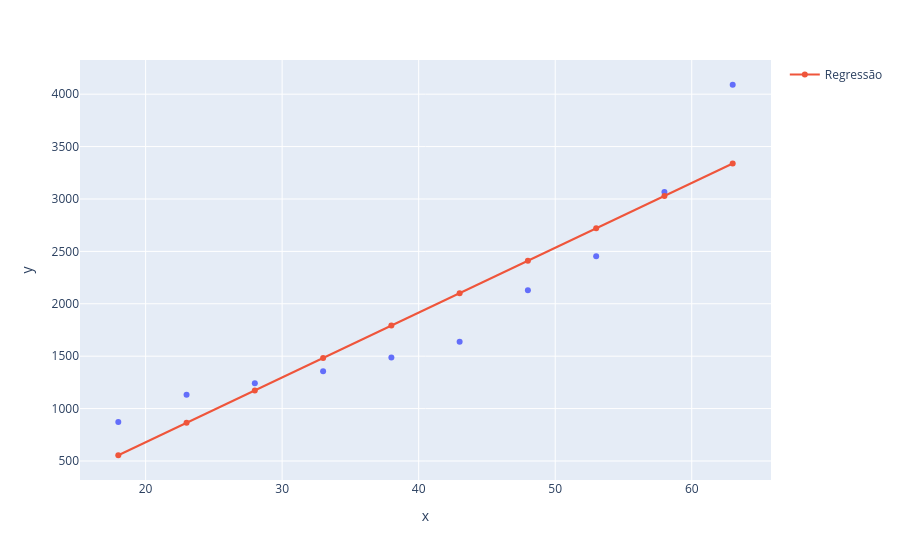

Here is the notebook cell this chart was saved with:
### Code cell
grafico = px.scatter(x = X_plano_saude.ravel(), y = y_plano_saude)#pontos em azul são os dados reais
grafico.add_scatter(x = X_plano_saude.ravel(), y = previsoes, name = 'Regressão') # colocar as previsões no gráfico
grafico.show()

### Figure 1 — Plotly figure (JSON) as saved in the notebook; plotly's stock layout.template omitted (floating-point values rounded to 4 significant figures)
{"data": [{"hovertemplate": "x=%{x}<br>y=%{y}<extra></extra>", "legendgroup": "", "marker": {"color": "#636efa", "symbol": "circle"}, "mode": "markers", "name": "", "orientation": "v", "showlegend": false, "type": "scatter", "x": [18, 23, 28, 33, 38, 43, 48, 53, 58, 63], "xaxis": "x", "y": [871, 1132, 1242, 1356, 1488, 1638, 2130, 2454, 3066, 4090], "yaxis": "y"}, {"name": "Regressão", "type": "scatter", "x": [18, 23, 28, 33, 38, 43, 48, 53, 58, 63], "y": [554.7, 864.0, 1173.0, 1483.0, 1792.0, 2101.0, 2411.0, 2720.0, 3029.0, 3339.0]}], "layout": {"autosize": true, "legend": {"tracegroupgap": 0}, "margin": {"t": 60}, "xaxis": {"anchor": "y", "autorange": true, "domain": [0, 1], "range": [15.26, 65.74], "title": {"text": "x"}, "type": "linear"}, "yaxis": {"anchor": "x", "autorange": true, "domain": [0, 1], "range": [280.9, 4364.0], "title": {"text": "y"}, "type": "linear"}}}
